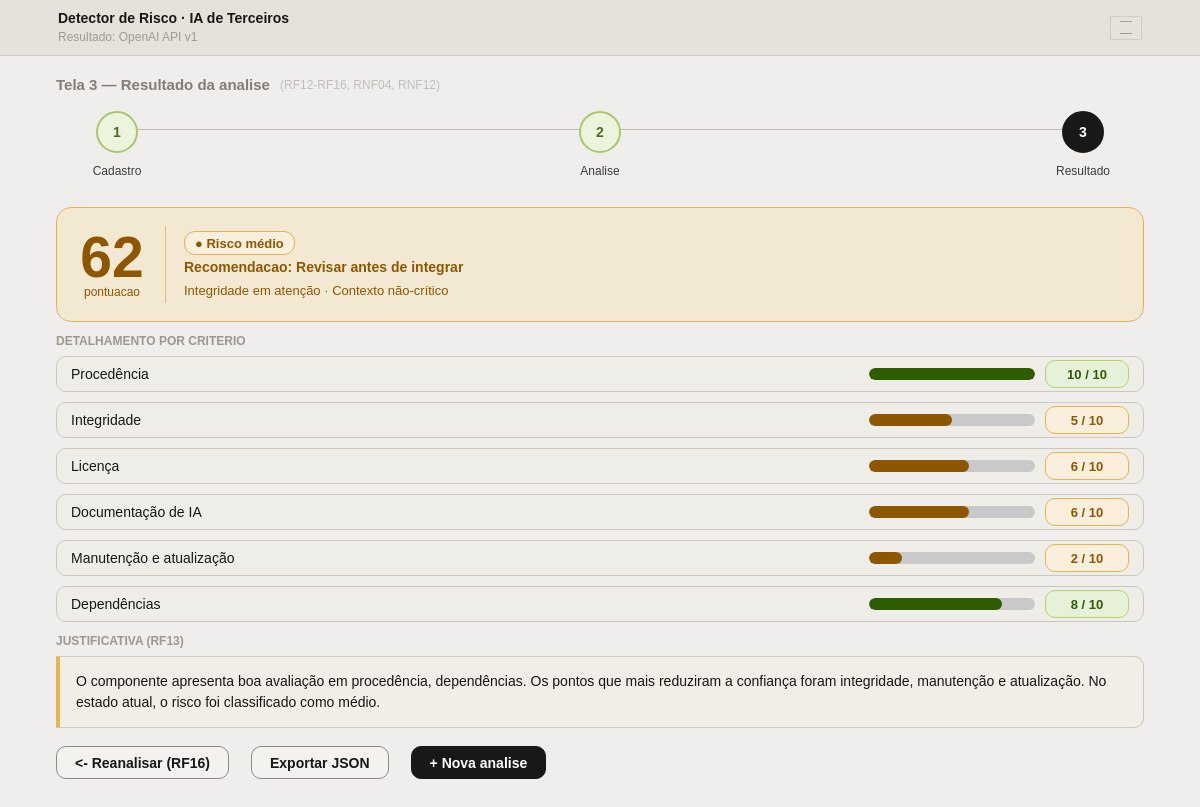
The page /resultado/11 on the database its author committed.
### tables this page shows
CREATE TABLE analyses (
    id INTEGER PRIMARY KEY AUTOINCREMENT,
    component_name TEXT NOT NULL,
    component_version TEXT NOT NULL,
    component_type TEXT NOT NULL,
    score INTEGER NOT NULL,
    risk_level TEXT NOT NULL,
    recommendation TEXT NOT NULL,
    summary_line TEXT NOT NULL,
    justification TEXT NOT NULL,
    criteria_scores_json TEXT NOT NULL,
    created_at TEXT NOT NULL
);

### app/presentation/routes_web.py (the view)
@router.get("/resultado/{analysis_id}", response_class=HTMLResponse)
def resultado(request: Request, analysis_id: int):
    result = analysis_service.get_result(analysis_id)
    if not result:
        raise HTTPException(status_code=404, detail="Análise não encontrada")
    return templates.TemplateResponse(request, "resultado.html", {"request": request, "result": result})

### app/templates/resultado.html (shortened to what this page needs)
{% extends 'base.html' %}
{% block subtitle %}
<p class="subtitle">Resultado: {{ result.component_name }} {{ result.component_version }}</p>
{% endblock %}
{% block content %}
<section class="screen-head">
    <h2>Tela 3 — Resultado da analise</h2>
    <span class="screen-meta">(RF12-RF16, RNF04, RNF12)</span>
</section>
<nav class="timeline" aria-label="Etapas do fluxo">
    <div class="timeline-step done">
        <div class="timeline-circle">1</div>
        <span>Cadastro</span>
    </div>
    <div class="timeline-step done">
        <div class="timeline-circle">2</div>
        <span>Analise</span>
    </div>
    <div class="timeline-step active current dark">
        <div class="timeline-circle">3</div>
        <span>Resultado</span>
    </div>
</nav>
<section class="result-hero">
    <div class="score-side">
        <div class="score-main">{{ result.score }}</div>
        <div class="score-sub">pontuacao</div>
    </div>
    <div class="hero-content">
        <div class="risk-badge risk-{{ result.risk_level.value|lower|replace('é', 'e') }}">● Risco {{ result.risk_level.value|lower }}</div>
        <div class="hero-title">Recomendacao: {{ result.recommendation.value }}</div>
        <div class="hero-subtitle">{{ result.summary_line }}</div>
    </div>
</section>
<section class="detail-section">
    <h3>DETALHAMENTO POR CRITERIO</h3>
    <div class="criteria-bars">
        {% for item in result.criteria_scores %}
            {% set tone = 'warn' if item.score <= 6 else 'good' %}
            <div class="criterion-row">
                <div class="criterion-label">{{ item.label }}</div>
                <div class="bar-group">
                    <div class="bar-track">
                        <div class="bar-fill {{ tone }}" style="width: {{ item.score * 10 }}%"></div>
                    </div>
                    <div class="bar-score {{ tone }}">{{ item.score }} / 10</div>
                </div>
            </div>
        {% endfor %}
    </div>
</section>
<section class="detail-section">
    <h3>JUSTIFICATIVA (RF13)</h3>
    <div class="justification-box">{{ result.justification }}</div>
</section>
<div class="button-row spaced wider-gap">
    <a class="btn btn-light" href="/">&lt;- Reanalisar (RF16)</a>
    <a class="btn btn-light" href="/resultado/{{ result.id }}/export">Exportar JSON</a>
    <a class="btn btn-dark" href="/">+ Nova analise</a>
</div>
{% endblock %}

### app/static/css/styles.css (style rules this page uses)
:root { --page-bg: #e9e8e6; --frame-bg: #efeeec; --header-bg: #e6e2db; --header-line: #d0ccc4; --text: #171717; --soft-text: #9d9a95; --soft-line: #cfcac2; --input-bg: #ebe9e3; --input-line: #c9c4bb; --dark: #181818; --green: #b8d682; --green-deep: #2e5d00; --green-soft: #e5f0d6; --orange: #e7b24f; --orange-deep: #8c5700; --orange-soft: #f5ead5; --red: #efb6b6; --red-deep: #821b1b; --red-soft: #f9e6e6; --track: #c9c9c9; }
* { box-sizing: border-box; }
body { margin: 0; font-family: Arial, Helvetica, sans-serif; background: var(--page-bg); color: var(--text); }
.subtitle { margin: 4px 0 0; font-size: 12px; color: var(--soft-text); }
.screen-head { display: flex; align-items: center; gap: 10px; margin-bottom: 10px; }
.screen-head h2 { margin: 0; font-size: 15px; font-weight: 700; color: #837d75; }
.screen-meta { font-size: 12px; color: #c1beb9; }
.timeline { position: relative; display: flex; justify-content: space-between; margin: 12px 6px 28px; padding-top: 6px; }
.timeline-step { position: relative; z-index: 1; width: 110px; text-align: center; }
.timeline-circle { width: 42px; height: 42px; margin: 0 auto 8px; border-radius: 50%; border: 2px solid #bdb8b0; background: var(--frame-bg); color: #7e7b76; font-size: 14px; font-weight: 700; display: grid; place-items: center; }
.timeline-step span { font-size: 12px; color: #3e3d3a; }
.timeline-step.current .timeline-circle { background: var(--dark); border-color: var(--dark); color: #fff; }
.timeline-step.done .timeline-circle { background: #edf4de; border-color: #aac56c; color: #4c6d1d; }
.timeline-step.dark .timeline-circle { background: var(--dark); border-color: var(--dark); color: #fff; }
.field span, .criteria-box h3, .detail-section h3 { display: block; margin-bottom: 8px; font-size: 12px; font-weight: 700; color: #9c988f; }
.button-row { display: flex; align-items: center; gap: 22px; margin-top: 18px; }
.button-row.spaced { justify-content: flex-start; }
.button-row.wider-gap { gap: 22px; }
.btn { height: 33px; padding: 0 18px; border-radius: 10px; font-size: 14px; font-weight: 700; display: inline-flex; align-items: center; justify-content: center; text-decoration: none; cursor: pointer; }
.btn-light { background: #f4f2ee; border: 1px solid #8f8a83; color: #171717; }
.btn-dark { background: var(--dark); border: 1px solid var(--dark); color: #fff; }
.result-hero { min-height: 115px; border: 1px solid var(--orange); background: #f3e9d2; border-radius: 15px; display: flex; align-items: center; padding: 18px 20px; gap: 18px; margin-bottom: 12px; }
.score-side { width: 70px; text-align: center; }
.score-main { font-size: 57px; line-height: 0.95; font-weight: 700; color: var(--orange-deep); }
.score-sub { font-size: 12px; color: var(--orange-deep); }
.hero-content { flex: 1; }
.risk-badge { display: inline-flex; align-items: center; gap: 6px; height: 24px; padding: 0 10px; border-radius: 11px; font-size: 13px; font-weight: 700; border: 1px solid var(--orange); color: var(--orange-deep); background: #f8efdc; }
.hero-title { font-size: 14px; font-weight: 700; color: var(--orange-deep); margin-top: 4px; }
.hero-subtitle { font-size: 13px; color: var(--orange-deep); margin-top: 8px; }
.detail-section { margin-top: 10px; }
.criteria-bars { display: grid; gap: 10px; }
.criterion-row { height: 36px; border: 1px solid #cdc7bd; border-radius: 10px; background: #efede8; display: flex; align-items: center; padding: 0 14px; gap: 14px; }
.criterion-label { flex: 1; font-size: 14px; }
.bar-group { width: 260px; display: flex; align-items: center; gap: 10px; }
.bar-track { flex: 1; height: 12px; border-radius: 7px; background: var(--track); overflow: hidden; }
.bar-fill { height: 100%; border-radius: 7px; }
.bar-fill.good { background: var(--green-deep); }
.bar-fill.warn { background: var(--orange-deep); }
.bar-score { min-width: 84px; height: 28px; border-radius: 10px; font-size: 13px; font-weight: 700; display: inline-flex; align-items: center; justify-content: center; border: 1px solid #b5d271; background: #e7f0d8; color: var(--green-deep); }
.bar-score.warn { border-color: var(--orange); background: #faefdc; color: var(--orange-deep); }
.justification-box { min-height: 58px; border: 1px solid #cfc8bd; border-left: 4px solid var(--orange); background: #f1eee8; border-radius: 0 10px 10px 0; padding: 14px 16px; font-size: 14px; line-height: 1.5; }

### rows shown on the page
analyses: component_name "OpenAI API", component_version "v1", score "62", risk_level.value "médio", recommendation.value "Revisar antes de integrar", summary_line "Integridade em atenção · Contexto não-crítico", justification "O componente apresenta boa avaliação em procedência, dependências. Os pontos que mais reduziram a confiança foram integridade, manutenção e atualização. No estado atual, o risco foi classificado como médio."

### other values the page prints
{{ item.label }} "Procedência" "Integridade" "Licença" "Documentação de IA" "Manutenção e atualização" "Dependências"
{{ item.score }} "10" "5" "6" "6" "2" "8"
